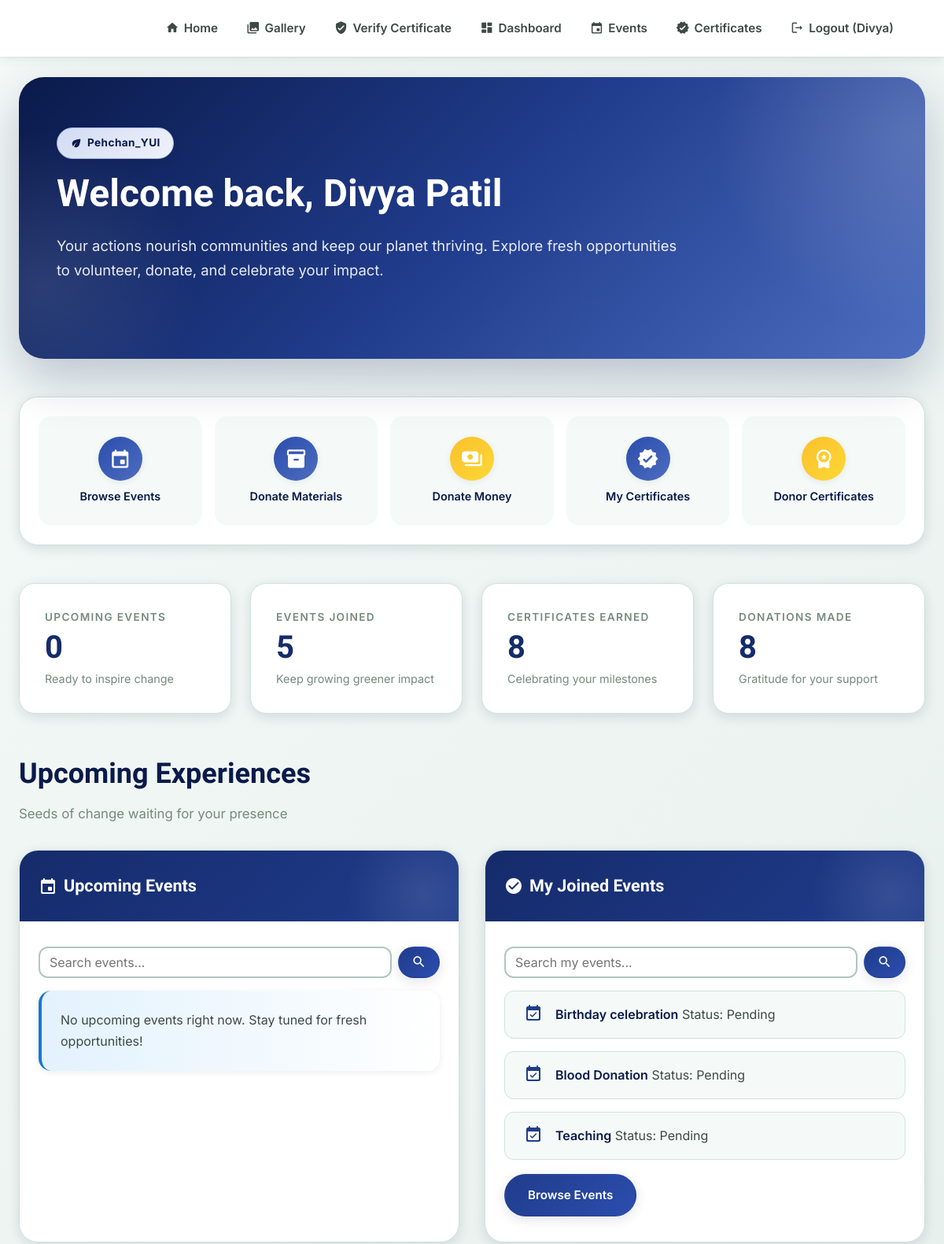
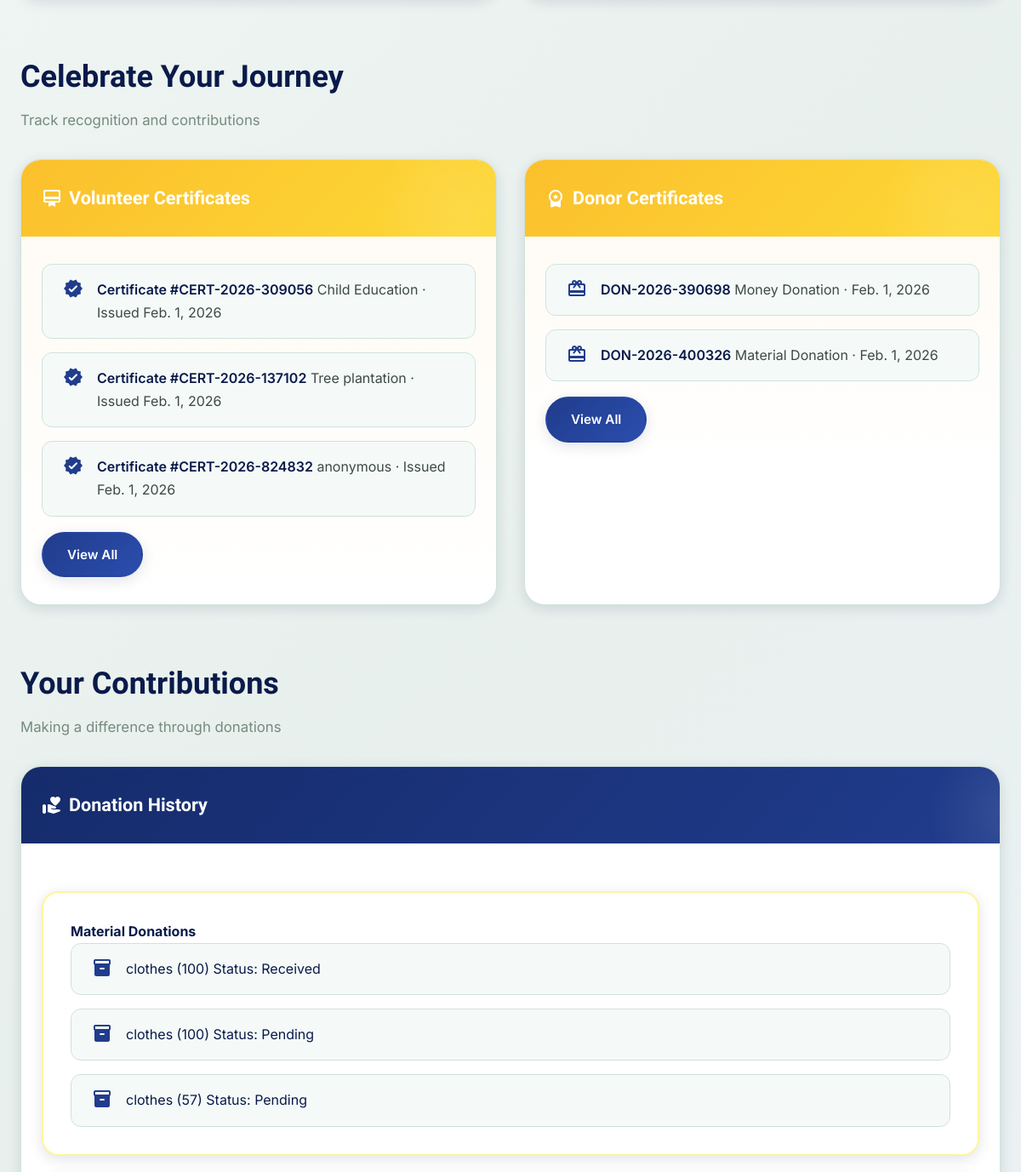
/dashboard/ (signed in, upper part), run on an earlier commit of the app's database (2 pictures, top to bottom).
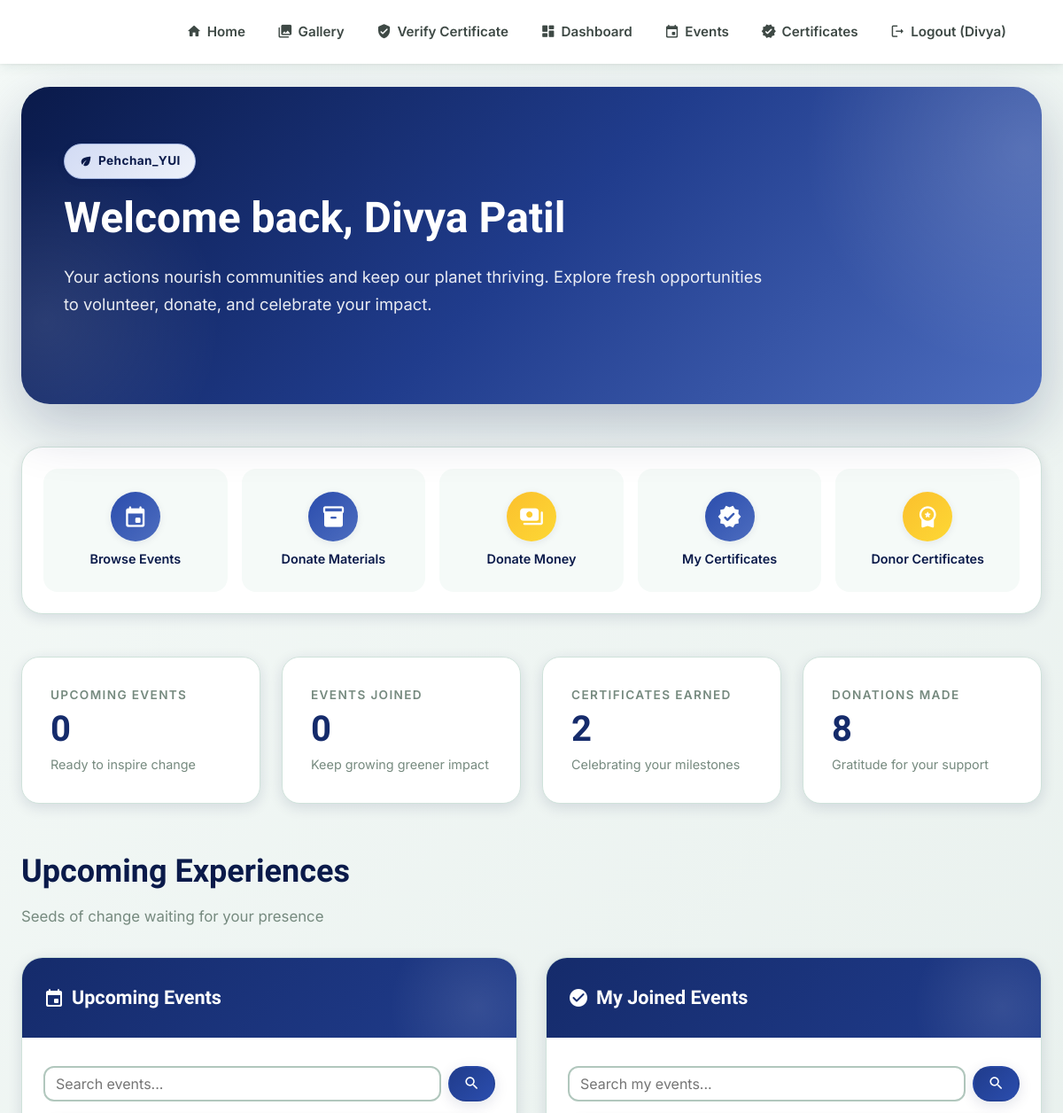
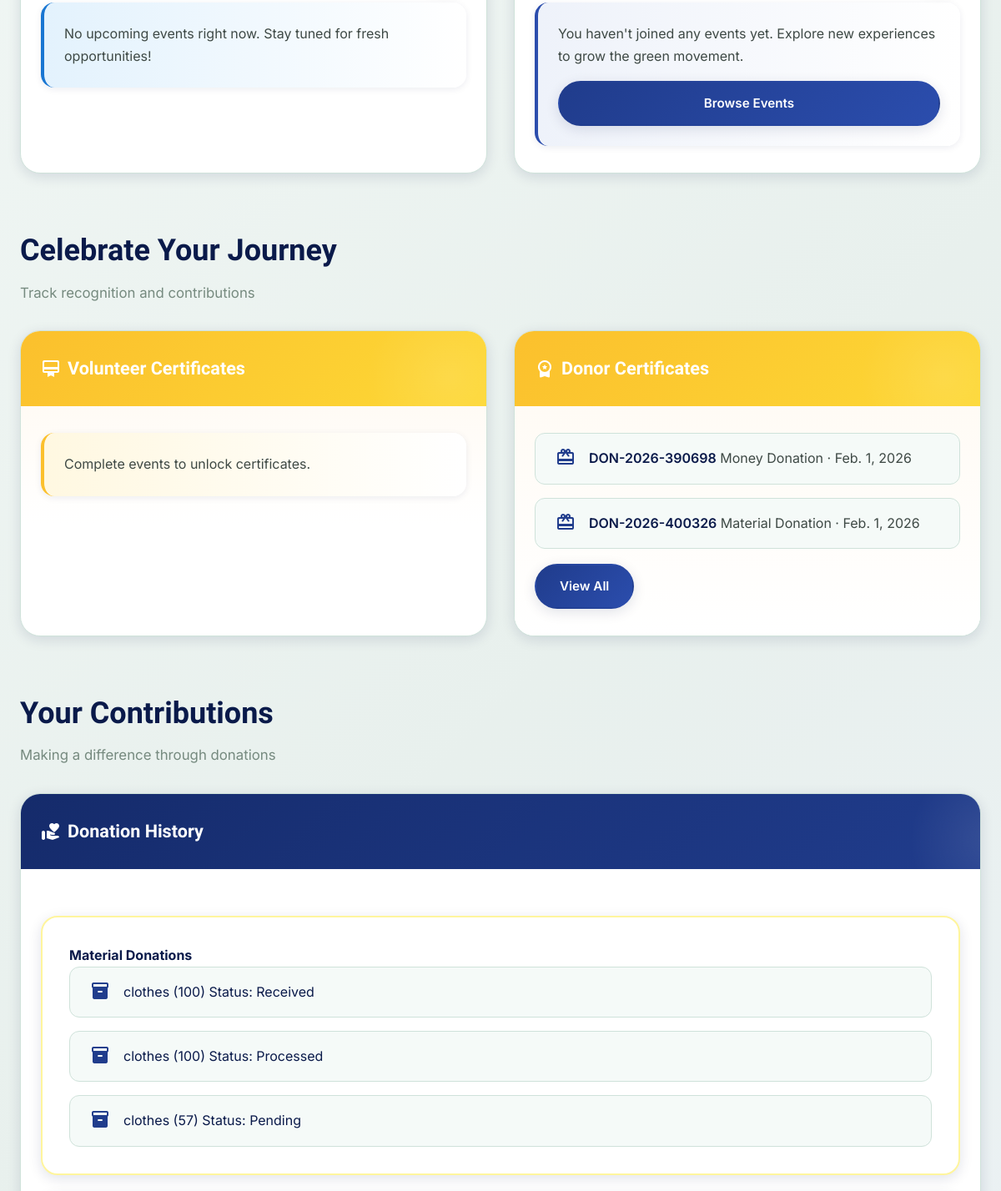
And on a later commit of the database (2 pictures, top to bottom).
### pehchan/models.py (models this page shows, shortened)
class EventVolunteer(models.Model):
    STATUS_CHOICES = [
        ('pending', 'Pending'),
        ('approved', 'Approved'),
    ]
    phone_regex = RegexValidator(
        regex=r'^\d{10}$',
        message="Contact number must be exactly 10 digits."
    )
    user = models.ForeignKey(User, on_delete=models.CASCADE, related_name='event_volunteers')
    event = models.ForeignKey(Event, on_delete=models.CASCADE, related_name='volunteers')
    contact_number = models.CharField(max_length=10, validators=[phone_regex], default='0000000000')
    joined_at = models.DateTimeField(auto_now_add=True)
    status = models.CharField(max_length=20, choices=STATUS_CHOICES, default='pending')
    class Meta:
        unique_together = ['user', 'event']
        ordering = ['-joined_at']

class Event(models.Model):
    STATUS_CHOICES = [
        ('upcoming', 'Upcoming'),
        ('ongoing', 'Ongoing'),
        ('completed', 'Completed'),
    ]
    name = models.CharField(max_length=200)
    description = models.TextField()
    event_date = models.DateField()
    location = models.CharField(max_length=200)
    image = models.ImageField(upload_to='event_images/', blank=True, null=True)
    status = models.CharField(max_length=20, choices=STATUS_CHOICES, default='upcoming')
    created_by = models.ForeignKey(
        User,
        on_delete=models.SET_NULL,
        null=True,
        blank=True,
        related_name='events_created'
    )
    created_at = models.DateTimeField(auto_now_add=True)
    updated_at = models.DateTimeField(auto_now=True)
    class Meta:
        ordering = ['-event_date']

class Certificate(models.Model):
    event = models.ForeignKey(Event, on_delete=models.CASCADE, related_name='certificates')
    volunteer = models.ForeignKey(EventVolunteer, on_delete=models.CASCADE, related_name='certificates')
    certificate_number = models.CharField(max_length=50, unique=True, null=True, blank=True)
    issue_date = models.DateField(default=timezone.now)
    file = models.FileField(upload_to='certificates/', blank=True, null=True)
    class Meta:
        unique_together = ['event', 'volunteer']
        ordering = ['-issue_date']

class DonorCertificate(models.Model):
    DONATION_TYPE_CHOICES = [
        ('material', 'Material Donation'),
        ('money', 'Money Donation'),
    ]
    user = models.ForeignKey(User, on_delete=models.CASCADE, related_name='donor_certificates')
    donation_type = models.CharField(max_length=20, choices=DONATION_TYPE_CHOICES)
    material_donation = models.ForeignKey(
        MaterialDonation,
        on_delete=models.CASCADE,
        related_name='certificates',
        blank=True,
        null=True
    )
    money_donation = models.ForeignKey(
        MoneyDonation,
        on_delete=models.CASCADE,
        related_name='certificates',
        blank=True,
        null=True
    )
    certificate_number = models.CharField(max_length=50, unique=True, editable=False)
    issue_date = models.DateField(default=timezone.now)
    issued_by = models.CharField(max_length=200, default='Pehchan NGO')
    remarks = models.TextField(blank=True, help_text='Additional remarks or appreciation message')
    file = models.FileField(upload_to='donor_certificates/', blank=True, null=True)
    created_at = models.DateTimeField(auto_now_add=True)
    updated_at = models.DateTimeField(auto_now=True)
    class Meta:
        ordering = ['-issue_date', '-created_at']
        verbose_name = 'Donor Certificate'
        verbose_name_plural = 'Donor Certificates'

class MaterialDonation(models.Model):
    STATUS_CHOICES = [
        ('pending', 'Pending'),
        ('received', 'Received'),
        ('processed', 'Processed'),
    ]
    phone_regex = RegexValidator(
        regex=r'^\d{10}$',
        message="Contact number must be exactly 10 digits."
    )
    user = models.ForeignKey(User, on_delete=models.CASCADE, related_name='material_donations')
    item_name = models.CharField(max_length=200)
    quantity = models.IntegerField()
    location = models.CharField(max_length=200)
    contact_number = models.CharField(max_length=10, validators=[phone_regex], default='0000000000')
    message = models.TextField(blank=True)
    status = models.CharField(max_length=20, choices=STATUS_CHOICES, default='pending')
    created_at = models.DateTimeField(auto_now_add=True)
    class Meta:
        ordering = ['-created_at']

### pehchan/views.py (the view, shortened to what this page needs)
# urls.py: path('dashboard/', views.dashboard, name='dashboard'),
@login_required
def dashboard(request):
    user = request.user
    contact_form = ContactMessageForm()
    upcoming_search = request.GET.get('upcoming_search', '').strip()
    joined_search = request.GET.get('joined_search', '').strip()
    from django.utils import timezone
    today = timezone.now().date()
    upcoming_events = Event.objects.filter(event_date__gte=today).order_by('event_date')
    if upcoming_search:
        upcoming_events = upcoming_events.filter(
            Q(name__icontains=upcoming_search) |
            Q(description__icontains=upcoming_search) |
            Q(location__icontains=upcoming_search)
        )
    joined_events = EventVolunteer.objects.filter(user=request.user).select_related('event').order_by('-joined_at')
    if joined_search:
        joined_events = joined_events.filter(
            Q(event__name__icontains=joined_search) |
            Q(event__description__icontains=joined_search) |
            Q(event__location__icontains=joined_search)
        )
    certificates = Certificate.objects.filter(volunteer__user=request.user).select_related('event', 'volunteer').order_by('-issue_date')
    donor_certificates = DonorCertificate.objects.filter(user=request.user).select_related('material_donation', 'money_donation').order_by('-issue_date')
    material_donations = MaterialDonation.objects.filter(user=request.user).order_by('-created_at')
    money_donations = MoneyDonation.objects.filter(user=request.user).order_by('-created_at')
    is_lifetime_volunteer = hasattr(request.user, 'lifetime_volunteer') and request.user.lifetime_volunteer.status == 'approved'
    managed_events = None
    if request.user.is_staff:
        managed_events = Event.objects.filter(created_by=request.user).order_by('-created_at')[:5]
    context = {
        'upcoming_events': upcoming_events,
        'joined_events': joined_events,
        'managed_events': managed_events,
        'certificates': certificates,
        'donor_certificates': donor_certificates,
        'material_donations': material_donations,
        'money_donations': money_donations,
        'is_lifetime_volunteer': is_lifetime_volunteer,
        'upcoming_search': upcoming_search,
        'joined_search': joined_search,
        'contact_form': contact_form,
    }
    return render(request, 'dashboard.html', context)

### pehchan/forms.py
class ContactMessageForm(forms.ModelForm):
    class Meta:
        model = ContactMessage
        fields = ['name', 'email', 'message']
        widgets = {
            'name': forms.TextInput(attrs={
                'class': 'form-control',
                'placeholder': 'Name',
                'required': True
            }),
            'email': forms.EmailInput(attrs={
                'class': 'form-control',
                'placeholder': 'Email',
                'required': True
            }),
            'message': forms.Textarea(attrs={
                'class': 'form-control',
                'placeholder': 'Message',
                'rows': 5,
                'required': True
            }),
        }
        labels = {
            'name': 'Your Name',
            'email': 'Your Email',
            'message': 'Your Message'
        }

### templates/dashboard.html (shortened to what the changed rows need)
{% extends 'base.html' %}
{% block content %}
<div class="dashboard-hero">
    <div class="dashboard-hero-content">
        <h1 class="georgia-brand">Welcome back, {{ user.get_full_name|default:user.username }}</h1>
    </div>
</div>
{% with upcoming_count=upcoming_events|length joined_count=joined_events|length certificate_count=certificates|length donor_cert_count=donor_certificates|length material_count=material_donations|length money_count=money_donations|length %}
<div class="metric-strip">
    <div class="metric-card">
        <span class="metric-label">Events Joined</span>
        <span class="metric-value">{{ joined_count }}</span>
        <span class="metric-footnote">Keep growing greener impact</span>
    </div>
    <div class="metric-card">
        <span class="metric-label">Certificates Earned</span>
        <span class="metric-value">{{ certificate_count|add:donor_cert_count }}</span>
        <span class="metric-footnote">Celebrating your milestones</span>
    </div>
</div>
{% endwith %}
<div class="dashboard-section">
    <div class="dashboard-grid">
        <div class="surface-card">
            <div class="mdl-card__title">
                <h2 class="mdl-card__title-text"><span class="material-icons-round">event</span> Upcoming Events</h2>
            </div>
        </div>
        <div class="surface-card">
            <div class="mdl-card__title">
                <h2 class="mdl-card__title-text"><span class="material-icons-round">check_circle</span> My Joined Events</h2>
            </div>
            <div class="mdl-card__supporting-text">
                {% if joined_events %}
                    <ul class="list-elevated">
                        {% for ev in joined_events|slice:":3" %}
                            <li>
                                <span class="material-icons-round">event_available</span>
                                <div>
                                    <a href="{% url 'event_detail' ev.event.pk %}">{{ ev.event.name }}</a>
                                    <span class="metric-footnote">Status: {{ ev.get_status_display }}</span>
                                </div>
                            </li>
                        {% endfor %}
                    </ul>
                    <div style="margin-top: 18px;">
                        <a href="{% url 'event_list' %}" class="pill-button pill-button--primary">Browse Events</a>
                    </div>
                {% else %}
                    <div class="info-panel">
                        <span>You haven't joined any events yet. Explore new experiences to grow the green movement.</span>
                        <a href="{% url 'event_list' %}" class="pill-button pill-button--primary">Browse Events</a>
                    </div>
                {% endif %}
            </div>
        </div>
    </div>
</div>
<div class="dashboard-section">
    <div class="dashboard-grid">
        <div class="surface-card certificate-card">
            <div class="mdl-card__title">
                <h2 class="mdl-card__title-text"><span class="material-icons-round">card_membership</span> Volunteer Certificates</h2>
            </div>
            <div class="mdl-card__supporting-text">
                {% if certificates %}
                    <ul class="list-elevated">
                        {% for cert in certificates|slice:":3" %}
                            <li>
                                <span class="material-icons-round">verified</span>
                                <div>
                                    <a href="{% url 'certificate_detail' cert.pk %}">Certificate #{{ cert.certificate_number|default:cert.pk }}</a>
                                    <span class="metric-footnote">{{ cert.event.name }} · Issued {{ cert.issue_date }}</span>
                                </div>
                            </li>
                        {% endfor %}
                    </ul>
                    <div style="margin-top: 18px;">
                        <a href="{% url 'certificate_list' %}" class="pill-button pill-button--primary">View All</a>
                    </div>
                {% else %}
                    <div class="info-panel info-panel--sun">
                        <span>Complete events to unlock certificates.</span>
                    </div>
                {% endif %}
            </div>
        </div>
        <div class="surface-card certificate-card">
            <div class="mdl-card__title">
                <h2 class="mdl-card__title-text"><span class="material-icons-round">workspace_premium</span> Donor Certificates</h2>
            </div>
            <div class="mdl-card__supporting-text">
                {% if donor_certificates %}
                    <ul class="list-elevated">
                        {% for cert in donor_certificates|slice:":3" %}
                            <li>
                                <span class="material-icons-round">card_giftcard</span>
                                <div>
                                    <a href="{% url 'donor_certificate_detail' cert.pk %}">{{ cert.certificate_number }}</a>
                                    <span class="metric-footnote">{{ cert.get_donation_type_display }} · {{ cert.issue_date }}</span>
                                </div>
                            </li>
                        {% endfor %}
                    </ul>
                {% else %}
                    <div class="info-panel info-panel--sun">
                        <span>Make donations to receive appreciation certificates.</span>
                    </div>
                {% endif %}
            </div>
        </div>
    </div>
</div>
<div class="dashboard-section">
    <div class="dashboard-grid">
        <div class="surface-card">
            <div class="mdl-card__title">
                <h2 class="mdl-card__title-text"><span class="material-icons-round">volunteer_activism</span> Donation History</h2>
            </div>
            <div class="mdl-card__supporting-text">
                <div class="highlight-card">
                    {% if material_donations %}
                        <ul class="list-elevated">
                            {% for donation in material_donations|slice:":3" %}
                                <li>
                                    <span class="material-icons-round">inventory_2</span>
                                    <div>
                                        <span>{{ donation.item_name }} ({{ donation.quantity }})</span>
                                        <span class="metric-footnote">Status: {{ donation.get_status_display }}</span>
                                    </div>
                                </li>
                            {% endfor %}
                        </ul>
                    {% else %}
                        <span class="metric-footnote">No material donations yet.</span>
                    {% endif %}
                </div>
            </div>
        </div>
    </div>
</div>
{% endblock %}

What changed in the data, as far as the page shows it:
removed EventVolunteer: event.name "Birthday celebration", status "Pending"
removed EventVolunteer: event.name "Blood Donation", status "Pending"
removed EventVolunteer: event.name "Teaching", status "Pending"
removed Certificate: certificate_number "CERT-2026-309056", event.name "Child Education", issue_date "Feb. 1, 2026"
removed Certificate: certificate_number "CERT-2026-137102", event.name "Tree plantation", issue_date "Feb. 1, 2026"
removed Certificate: certificate_number "CERT-2026-824832", event.name "anonymous", issue_date "Feb. 1, 2026"
changed MaterialDonation: status "Pending" → "Processed"
Also different on the page:
{{ joined_count }}: "5" → "0"
{{ certificate_count|add:donor_cert_count }}: "8" → "2"
text no longer shown: "View All"
text now shown: "You haven't joined any events yet. Explore new experiences to grow the green movement. Complete events to unlock certificates."
